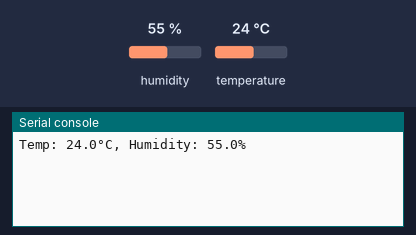
A program run on a simulated CircuitPython board. Parts: the last lines printed to the serial console. Inputs (shaded band) come from the test bench; at power-on: humidity 55 %, temperature 24 °C. WiFi joins after 1.5 s; no MQTT or app messages arrive unless stated.

Above: at 1.2 s.
1.3 s: humidity set to 22 %
At 6.4 s:
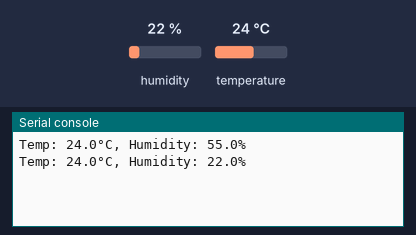
6.6 s: temperature set to 12 °C
At 11.7 s:
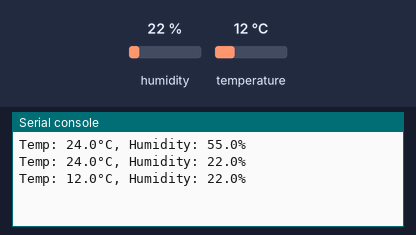
11.9 s: humidity set to 40 %
At 16.7 s:
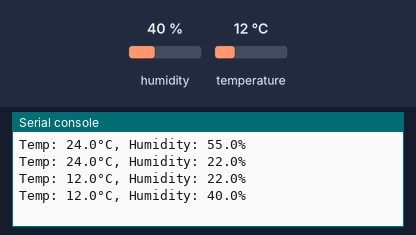
Timing chart, 0 to 18.2 s (numbered marks = the images above; inputs shaded):
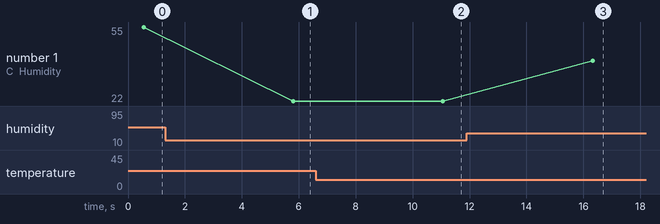

The program:

DHT11Blynk.py
```python
import blynklib
import board
import adafruit_dht
import time

# === Blynk Setup ===
BLYNK_AUTH = 'YOUR_BLYNK_AUTH_TOKEN'  # Replace with your actual token
blynk = blynklib.Blynk(BLYNK_AUTH)

# === DHT11 Sensor Setup ===
dht = adafruit_dht.DHT11(board.D4)  # GPIO4

# === Send sensor data every 5 seconds ===
def read_and_send():
    try:
        temperature = dht.temperature
        humidity = dht.humidity

        if humidity is not None and temperature is not None:
            print(f"Temp: {temperature:.1f}°C, Humidity: {humidity:.1f}%")
            blynk.virtual_write(0, temperature)  # V0 = Temp
            blynk.virtual_write(1, humidity)     # V1 = Humidity
        else:
            print("Sensor reading is None. Retrying...")

    except RuntimeError as e:
        print(f"Sensor error: {e.args[0]}")
    except Exception as e:
        print(f"Unexpected error: {e}")

# === Main Loop ===
while True:
    blynk.run()      # Keep connection alive
    read_and_send()  # Read sensor and send
    time.sleep(5)    # Wait 5 seconds (don't overload)
```

Measured:
- after the input at 1.3 s, the serial console: prints a new line after 4.5 s (image 1)
- after the input at 6.6 s, the serial console: prints a new line after 4.5 s (image 2)
- after the input at 11.9 s, the serial console: prints a new line after 4.4 s (image 3)
- plotted number 1: 55 → 22 after the input at 1.3 s, 22 → 40 after the input at 11.9 s
